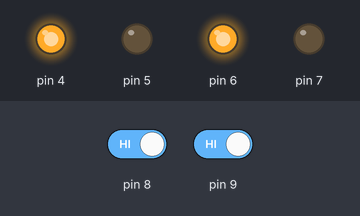
Recording of a sketch running on a simulated Arduino Uno, built with avr-gcc and run on an emulated ATmega328P. Shown: output pins drawn as LEDs (lit = HIGH). Inputs (shaded band) come from the test bench; at power-on: pin 8 HIGH, pin 9 HIGH.

Above: at 1.2 s.
1.3 s: pin 8 driven LOW
At 2.5 s:
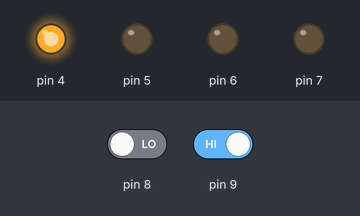
2.8 s: pin 9 driven LOW
At 3.9 s:
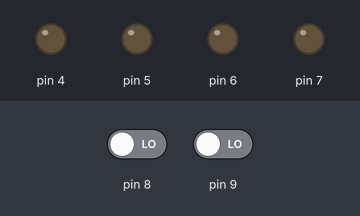
4.3 s: pin 8 driven HIGH
At 5.0 s:
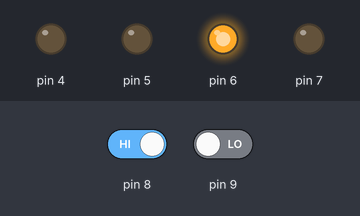
5.8 s: pin 9 driven HIGH
At 6.1 s:
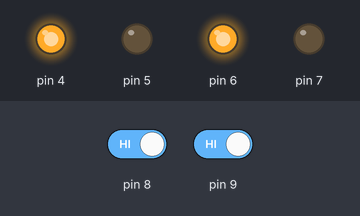
Timing chart, 0 to 8.3 s (numbered marks = the images above; inputs shaded):
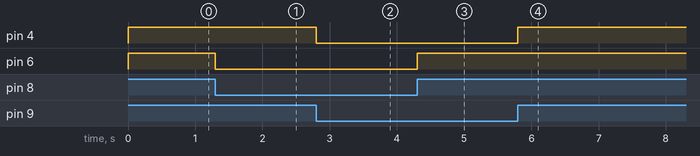

The sketch:

lineFrobo.ino
```cpp
void setup()
{
  pinMode(8,INPUT);
  pinMode(9,INPUT);
  for(int i=4;i<=7;i++)
  {
    pinMode(i,OUTPUT);
  }
}

void loop()
{
  int a,b;
  a=digitalRead(8);
  b=digitalRead(9);
  if(a==0 && b==0)
  {
    PORTD=0b00000000;
  }
  if(a==1 && b==0)
  {
    PORTD=0b01000000;
  }
  if(a==0 && b==1)
  {
    PORTD=0b00010000;
  }
  if(a==1 && b==1)
  {
    PORTD=0b01010000;
  }
}
```

Measured:
- after the input at 1.3 s, pin 6: HIGH → LOW at once
- after the input at 2.8 s, pin 4: HIGH → LOW at once
- after the input at 4.3 s, pin 6: LOW → HIGH at once
- after the input at 5.8 s, pin 4: LOW → HIGH at once
